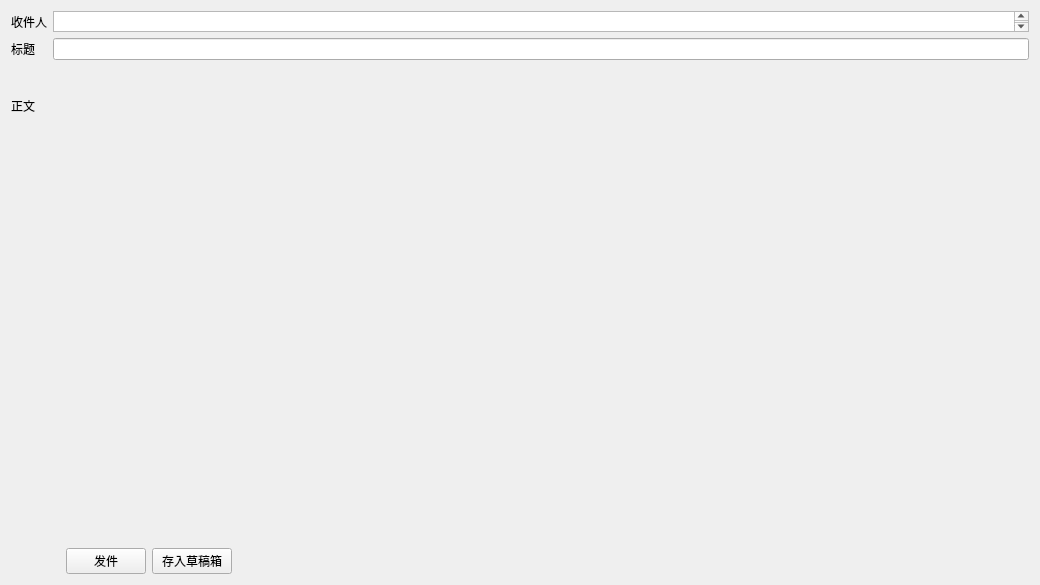
<?xml version="1.0" encoding="UTF-8"?>
<ui version="4.0">
 <class>MailEdit</class>
 <widget class="QWidget" name="MailEdit">
  <property name="enabled">
   <bool>true</bool>
  </property>
  <property name="geometry">
   <rect>
    <x>0</x>
    <y>0</y>
    <width>1040</width>
    <height>585</height>
   </rect>
  </property>
  <property name="windowTitle">
   <string>MainWindow</string>
  </property>
  <layout class="QVBoxLayout" name="verticalLayout_2">
   <property name="leftMargin">
    <number>11</number>
   </property>
   <property name="topMargin">
    <number>0</number>
   </property>
   <property name="rightMargin">
    <number>0</number>
   </property>
   <property name="bottomMargin">
    <number>11</number>
   </property>
   <item>
    <widget class="QWidget" name="widget_2" native="true">
     <property name="sizePolicy">
      <sizepolicy hsizetype="Preferred" vsizetype="Preferred">
       <horstretch>0</horstretch>
       <verstretch>0</verstretch>
      </sizepolicy>
     </property>
     <layout class="QFormLayout" name="formLayout">
      <property name="leftMargin">
       <number>0</number>
      </property>
      <item row="1" column="0">
       <widget class="QLabel" name="label_3">
        <property name="text">
         <string>收件人</string>
        </property>
       </widget>
      </item>
      <item row="2" column="0">
       <widget class="QLabel" name="label_2">
        <property name="text">
         <string>标题</string>
        </property>
       </widget>
      </item>
      <item row="2" column="1">
       <widget class="QLineEdit" name="titleEdit"/>
      </item>
      <item row="3" column="0">
       <layout class="QVBoxLayout" name="verticalLayout">
        <item>
         <spacer name="verticalSpacer_2">
          <property name="orientation">
           <enum>Qt::Vertical</enum>
          </property>
          <property name="sizeType">
           <enum>QSizePolicy::Fixed</enum>
          </property>
          <property name="sizeHint" stdset="0">
           <size>
            <width>20</width>
            <height>31</height>
           </size>
          </property>
         </spacer>
        </item>
        <item>
         <widget class="QLabel" name="label">
          <property name="frameShape">
           <enum>QFrame::NoFrame</enum>
          </property>
          <property name="text">
           <string>正文</string>
          </property>
         </widget>
        </item>
        <item>
         <spacer name="verticalSpacer">
          <property name="orientation">
           <enum>Qt::Vertical</enum>
          </property>
          <property name="sizeHint" stdset="0">
           <size>
            <width>17</width>
            <height>16777215</height>
           </size>
          </property>
         </spacer>
        </item>
       </layout>
      </item>
      <item row="3" column="1">
       <widget class="RichTextEdit" name="richTextEdit" native="true"/>
      </item>
      <item row="1" column="1">
       <widget class="QTextEdit" name="receiverEdit">
        <property name="sizePolicy">
         <sizepolicy hsizetype="Expanding" vsizetype="Expanding">
          <horstretch>0</horstretch>
          <verstretch>0</verstretch>
         </sizepolicy>
        </property>
        <property name="minimumSize">
         <size>
          <width>0</width>
          <height>21</height>
         </size>
        </property>
        <property name="acceptDrops">
         <bool>true</bool>
        </property>
       </widget>
      </item>
     </layout>
    </widget>
   </item>
   <item>
    <layout class="QHBoxLayout" name="horizontalLayout">
     <item>
      <spacer name="horizontalSpacer_2">
       <property name="orientation">
        <enum>Qt::Horizontal</enum>
       </property>
       <property name="sizeType">
        <enum>QSizePolicy::Fixed</enum>
       </property>
       <property name="sizeHint" stdset="0">
        <size>
         <width>55</width>
         <height>20</height>
        </size>
       </property>
      </spacer>
     </item>
     <item>
      <widget class="QPushButton" name="sendMailButton">
       <property name="text">
        <string>发件</string>
       </property>
      </widget>
     </item>
     <item>
      <widget class="QPushButton" name="draftButton">
       <property name="text">
        <string>存入草稿箱</string>
       </property>
      </widget>
     </item>
     <item>
      <spacer name="horizontalSpacer">
       <property name="orientation">
        <enum>Qt::Horizontal</enum>
       </property>
       <property name="sizeHint" stdset="0">
        <size>
         <width>40</width>
         <height>20</height>
        </size>
       </property>
      </spacer>
     </item>
    </layout>
   </item>
  </layout>
 </widget>
 <layoutdefault spacing="6" margin="11"/>
 <customwidgets>
  <customwidget>
   <class>RichTextEdit</class>
   <extends>QWidget</extends>
   <header>richtextedit.h</header>
   <container>1</container>
  </customwidget>
 </customwidgets>
 <resources/>
 <connections/>
</ui>
